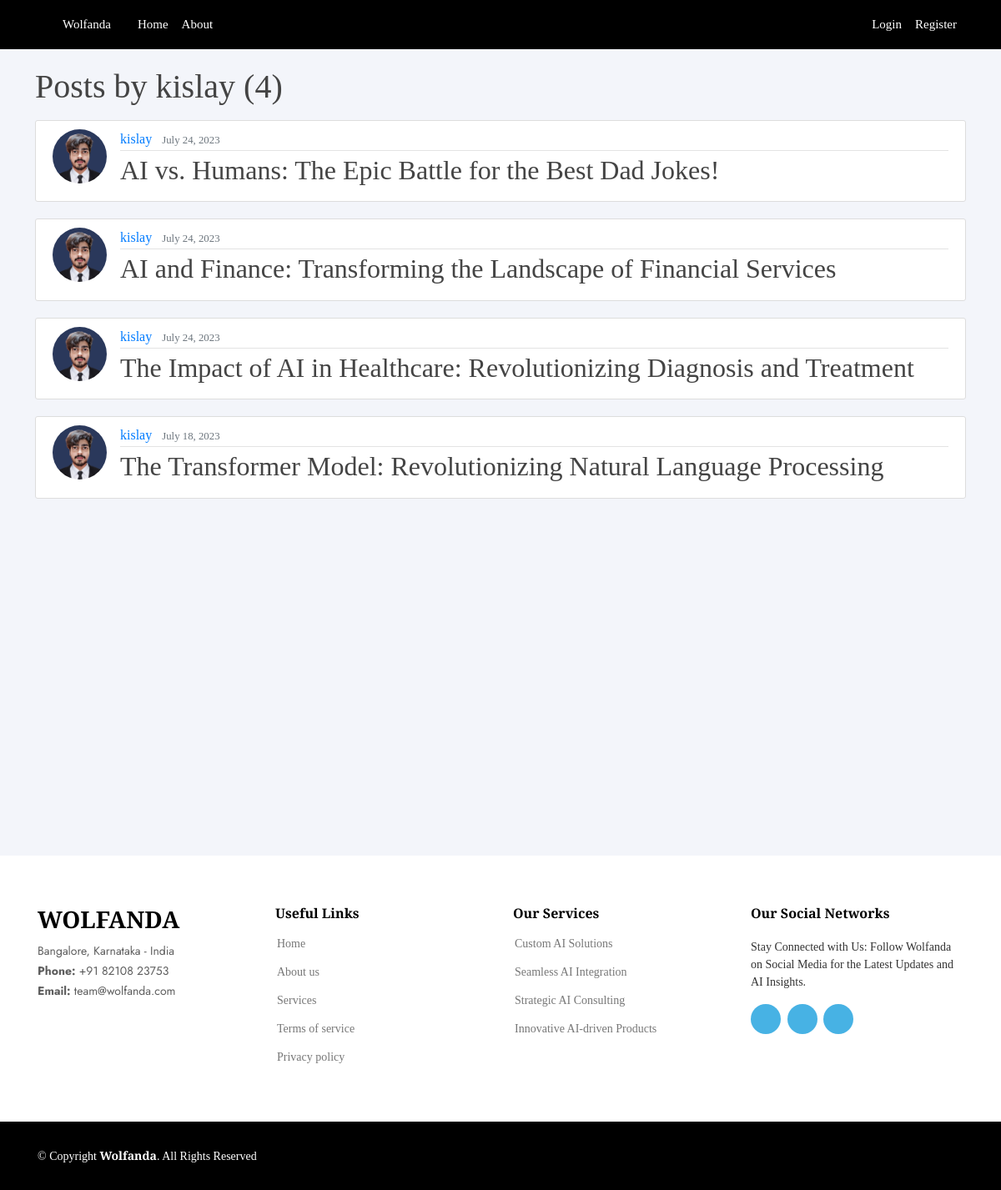
Page /user/kislay/ on the committed database.
### blog/models.py (models this page shows, shortened)
class Post(models.Model):
    title = models.CharField(max_length=100)
    content = FroalaField()
    date_posted = models.DateTimeField(default=timezone.now)
    author = models.ForeignKey(User, on_delete=models.CASCADE)
    likes = models.ManyToManyField(User, related_name='liked_posts', blank=True)  # Make sure this field is defined.

### users/models.py (models this page shows, shortened)
class Profile(models.Model):
    user = models.OneToOneField(User, on_delete=models.CASCADE)
    image = models.ImageField(default='default.jpg', upload_to='profile_pics')

### blog/views.py (the view)
# urls.py: path('user/<str:username>/', UserPostListView.as_view(), name='user-posts'),
class UserPostListView(ListView):
    model = Post
    template_name = 'blog/user_posts.html'  # <app>/<model>_<viewtype>.html
    context_object_name = 'posts'
    paginate_by = 5
    def get_queryset(self):
        user = get_object_or_404(User, username=self.kwargs.get('username'))
        return Post.objects.filter(author=user).order_by('-date_posted')

### blog/templates/blog/user_posts.html (shortened to what this page needs)
{% extends "blog/base.html" %}
{% block content %}
    <h1 class="mb-3">Posts by {{ view.kwargs.username }} ({{ page_obj.paginator.count }})</h1>
    {% for post in posts %}
        <article class="media content-section">
          <img class="rounded-circle article-img" src="{{ post.author.profile.image.url }}">
          <div class="media-body">
            <div class="article-metadata">
              <a class="mr-2" href="{% url 'user-posts' post.author.username %}">{{ post.author }}</a>
              <small class="text-muted">{{ post.date_posted|date:"F d, Y" }}</small>
            </div>
            <h2><a class="article-title" href="{% url 'post-detail' post.id %}">{{ post.title }}</a></h2>
          </div>
        </article>
    {% endfor %}
    <br><br><br><br><br><br><br><br><br><br><br><br><br><br><br><br><br>
{% endblock content %}

### blog/templates/blog/base.html (shortened to what this page needs)
{% load static %}
<link href="{% static 'froala_editor/css/froala_editor.min.css' %}" rel="stylesheet" type="text/css" />
<link href="https://cdn.jsdelivr.net/npm/froala-editor@latest/css/froala_editor.pkgd.min.css" rel="stylesheet" type="text/css" />
<link href="{% static 'assets/vendor/bootstrap/css/bootstrap.min.css' %}" rel="stylesheet">
<link href="{% static 'assets/vendor/bootstrap-icons/bootstrap-icons.css' %}" rel="stylesheet">
<link href="{% static 'assets/vendor/swiper/swiper-bundle.min.css' %}" rel="stylesheet">
<link href="{% static 'assets/vendor/glightbox/css/glightbox.min.css' %}" rel="stylesheet">
<link href="assets/vendor/aos/aos.css" rel="stylesheet">
<link href="{% static 'assets/css/variables.css' %}" rel="stylesheet">
<link href="{% static 'assets/css/main.css' %}" rel="stylesheet">
  <link href="{% static 'home/assets/css/style.css' %}" rel="stylesheet">
<!DOCTYPE html>
<html>
<head>
    <link rel="stylesheet" href="https://maxcdn.bootstrapcdn.com/bootstrap/4.0.0/css/bootstrap.min.css">
    <link rel="stylesheet" type="text/css" href="{% static 'blog/main.css' %}">
</head>
<body>
    <header class="site-header">
      <nav class="navbar navbar-expand-md navbar-dark bg-steel fixed-top">
        <div class="container">
          <a class="navbar-brand mr-4" href="/home/">Wolfanda</a>
          <div class="collapse navbar-collapse" id="navbarToggle">
            <div class="navbar-nav mr-auto">
              <a class="nav-item nav-link" href="{% url 'blog-home' %}">Home</a>
              <a class="nav-item nav-link" href="{% url 'blog-about' %}">About</a>
            </div>
            <div class="navbar-nav">
              {% if user.is_authenticated %}
              <a class="nav-item nav-link" href="{% url 'post-create' %}">
                <svg xmlns="http://www.w3.org/2000/svg" width="18" height="18" fill="currentColor" class="bi bi-pencil-square" viewBox="0 0 16 16" style="margin-bottom: -2px;">
                  <path d="M15.502 1.94a.5.5 0 0 1 0 .706L14.459 3.69l-2-2L13.502.646a.5.5 0 0 1 .707 0l1.293 1.293zm-1.75 2.456-2-2L4.939 9.21a.5.5 0 0 0-.121.196l-.805 2.414a.25.25 0 0 0 .316.316l2.414-.805a.5.5 0 0 0 .196-.12l6.813-6.814z"/>
                  <path fill-rule="evenodd" d="M1 13.5A1.5 1.5 0 0 0 2.5 15h11a1.5 1.5 0 0 0 1.5-1.5v-6a.5.5 0 0 0-1 0v6a.5.5 0 0 1-.5.5h-11a.5.5 0 0 1-.5-.5v-11a.5.5 0 0 1 .5-.5H9a.5.5 0 0 0 0-1H2.5A1.5 1.5 0 0 0 1 2.5v11z"/>
                </svg> Write
              </a>
                <a class="nav-item nav-link" href="{% url 'profile' %}">Profile</a>
                <a class="nav-item nav-link" href="{% url 'logout' %}">Logout</a>
              {% else %}
                <a class="nav-item nav-link" href="{% url 'login' %}">Login</a>
                <a class="nav-item nav-link" href="{% url 'register' %}">Register</a>
              {% endif %}
            </div>
          </div>
        </div>
      </nav>
    </header>
    <main role="main" class="container">
      <div class="row">
        <div >
          {% block content %}{% endblock %}
        </div>
      </div>
    </main>
    <footer id="footer">
      <div class="footer-top">
        <div class="container">
          <div class="row">
            <div class="col-lg-3 col-md-6 footer-contact">
              <h3>Wolfanda</h3>
              <p>
                Bangalore, Karnataka - India <br>
                <strong>Phone:</strong> +91 82108 23753<br>
                <strong>Email:</strong> team@wolfanda.com<br>
              </p>
            </div>
            <div class="col-lg-3 col-md-6 footer-links">
              <h4>Useful Links</h4>
              <ul>
                <li> <a href="/home/">Home</a></li>
                <li> <a href="/about/">About us</a></li>
                <li> <a href="/home/#services">Services</a></li>
                <li> <a href="/home/">Terms of service</a></li>
                <li> <a href="/home/">Privacy policy</a></li>
              </ul>
            </div>
            <div class="col-lg-3 col-md-6 footer-links">
              <h4>Our Services</h4>
              <ul>
                <li> <a href="/home/#services">Custom AI Solutions</a></li>
                <li> <a href="/home/#services">Seamless AI Integration</a></li>
                <li> <a href="/home/#services">Strategic AI Consulting</a></li>
                <li> <a href="/home/#services">Innovative AI-driven Products</a></li>
              </ul>
            </div>
            <div class="col-lg-3 col-md-6 footer-links">
              <h4>Our Social Networks</h4>
              <p>
                Stay Connected with Us: Follow Wolfanda on Social Media for the Latest Updates and AI Insights.</p>
              <div class="social-links mt-3">
                <a href="https://www.instagram.com/wolfanda.ai/" class="instagram"></a>
                <a href="mailto:team@wolfanda.com"  class="google-plus" target="_blank"></a>
                <a href="https://www.linkedin.com/company/wolfanda/" target="_blank" class="linkedin"></a>
              </div>
            </div>
          </div>
        </div>
      </div>
      <div class="container footer-bottom clearfix">
        <div class="copyright">
          &copy; Copyright <strong><span>Wolfanda</span></strong>. All Rights Reserved
        </div>
      </div>
    </footer>
  </body>
</html>

### blog/static/assets/css/variables.css (style rules this page uses)
:root { --font-default: 'EB Garamond', system-ui, -apple-system, "Segoe UI", Roboto, "Helvetica Neue", Arial, "Noto Sans", "Liberation Sans", sans-serif, "Apple Color Emoji", "Segoe UI Emoji", "Segoe UI Symbol", "Noto Color Emoji"; --font-primary: 'EB Garamond', serif; --font-secondary: 'Inter', sans-serif; --color-default: #212529; --color-default-rgb: 33, 37, 41; --color-links: #212529; --color-links-hover: #15171a; --color-primary: #212529; --color-primary-light: #26282c; --color-primary-dark: #0b0c0e; --color-primary-rgb: 33, 37, 41; --color-primary-light-rgb: 38, 40, 44; --color-primary-dark-rgb: 11, 12, 14; --color-secondary: #596d80; --color-secondary-light: #8498aa; --color-secondary-dark: #404f5c; --color-secondary-rgb: 89, 109, 128; --color-secondary-light-rgb: 132, 152, 170; --color-secondary-dark-rgb: 64, 79, 92; --color-blue: #0d6efd; --color-blue-rgb: 13, 110, 253; --color-indigo: #6610f2; --color-indigo-rgb: 102, 16, 242; --color-purple: #6f42c1; --color-purple-rgb: 111, 66, 193; --color-pink: #f3268c; --color-pink-rgb: 243, 38, 140; --color-red: #df1529; --color-red-rgb: 223, 21, 4; --color-orange: #fd7e14; --color-orange-rgb: 253, 126, 20; --color-yellow: #ffc107; --color-yellow-rgb: 255, 193, 7; --color-green: #059652; --color-green-rgb: 5, 150, 82; --color-teal: #20c997; --color-teal-rgb: 32, 201, 151; --color-cyan: #0dcaf0; --color-cyan-rgb: 13, 202, 240; --color-white: #ffffff; --color-white-rgb: 255, 255, 255; --color-gray: #6c757d; --color-gray-rgb: 108, 117, 125; --color-black: #000000; --color-black-rgb: 0, 0, 0; }
:root { --bs-blue: var(--color-blue); --bs-indigo: var(--color-indigo); --bs-purple: var(--color-purple); --bs-pink: var(--color-pink); --bs-red: var(--color-red); --bs-orange: var(--color-orange); --bs-yellow: var(--color-yellow); --bs-green: var(--color-green); --bs-teal: var(--color-teal); --bs-cyan: var(--color-cyan); --bs-white: var(--color-white); --bs-gray: var(--color-gray); --bs-gray-dark: #343a40; --bs-gray-100: #f8f9fa; --bs-gray-200: #e9ecef; --bs-gray-300: #dee2e6; --bs-gray-400: #ced4da; --bs-gray-500: #adb5bd; --bs-gray-600: #6c757d; --bs-gray-700: #495057; --bs-gray-800: #343a40; --bs-gray-900: #212529; --bs-primary: var(--color-blue); --bs-secondary: var(--color-blue); --bs-success: #198754; --bs-info: #0dcaf0; --bs-warning: #ffc107; --bs-danger: #dc3545; --bs-light: #f8f9fa; --bs-dark: #212529; --bs-primary-rgb: var(--color-primary-rgb); --bs-secondary-rgb: var(--color-secondary-rgb); --bs-success-rgb: 25, 135, 84; --bs-info-rgb: 13, 202, 240; --bs-warning-rgb: 255, 193, 7; --bs-danger-rgb: 220, 53, 69; --bs-light-rgb: 248, 249, 250; --bs-dark-rgb: 33, 37, 41; --bs-white-rgb: var(--color-white-rgb); --bs-black-rgb: var(--color-black-rgb); --bs-body-color-rgb: var(--color-default-rgb); --bs-body-bg-rgb: 255, 255, 255; --bs-font-sans-serif: var(--font-default); --bs-font-monospace: SFMono-Regular, Menlo, Monaco, Consolas, "Liberation Mono", "Courier New", monospace; --bs-gradient: linear-gradient(180deg, rgba(255, 255, 255, 0.15), rgba(255, 255, 255, 0)); --bs-body-font-family: var(--font-default); --bs-body-font-size: 1rem; --bs-body-font-weight: 400; --bs-body-line-height: 1.5; --bs-body-color: var(--color-default); --bs-body-bg: #fff; }

### blog/static/assets/css/main.css (style rules this page uses)
:root { scroll-behavior: smooth; }
body { color: rgba(var(--color-primary-rgb), 1); background-color: #ff0000; }
a { color: var(--color-links); text-decoration: none; }
h1, h2, h3, h4, h5, h6 { font-family: var(--font-primary); }
@media (max-width: 1279px) { .navbar { padding: 0; z-index: 9997; } }
@media (max-width: 1279px) { .navbar a, .navbar a:focus { display: flex; align-items: center; justify-content: space-between; padding: 10px 20px; font-family: var(--font-primary); font-size: 15px; font-weight: 600; color: var(--color-primary); white-space: nowrap; transition: 0.3s; } }

### blog/static/blog/main.css (style rules this page uses)
body { background: #ffffff; color: #333333; margin-top: 5rem; }
h1, h2, h3, h4, h5, h6 { color: #444444; }
ul { margin: 0; }
.bg-steel { background-color: #000000; }
.site-header .navbar-nav .nav-link { color: #ffffff; }
.content-section { background: #ffffff; padding: 10px 20px; border: 1px solid #dddddd; border-radius: 3px; margin-bottom: 20px; }
.article-title { color: #444444; }
.article-img { height: 65px; width: 65px; margin-right: 16px; }
.article-metadata { padding-bottom: 1px; margin-bottom: 4px; border-bottom: 1px solid #e3e3e3 }

### blog/templates/blog/user_posts.html (style rules this page uses)
body { background-color:#f3f5fa; font-family: 'Playfair Display', serif; }

### rows in the picture
Post: author.profile.image (picture), author "kislay", date_posted "July 24, 2023", title "AI vs. Humans: The Epic Battle for the Best Dad Jokes!"
Post: author.profile.image (picture), author "kislay", date_posted "July 24, 2023", title "AI and Finance: Transforming the Landscape of Financial Services"
Post: author.profile.image (picture), author "kislay", date_posted "July 24, 2023", title "The Impact of AI in Healthcare: Revolutionizing Diagnosis and Treatment"
Post: author.profile.image (picture), author "kislay", date_posted "July 18, 2023", title "The Transformer Model: Revolutionizing Natural Language Processing"

### other values in the picture
{{ view.kwargs.username }} "kislay"
{{ page_obj.paginator.count }} "4"
